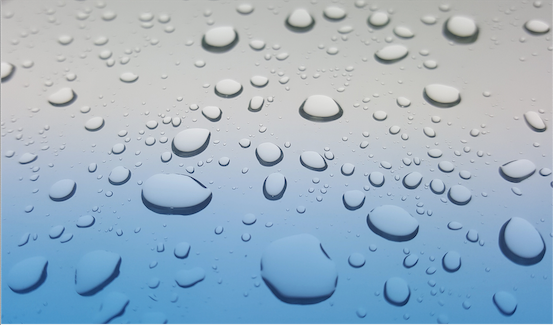
#> input picture Lab/Before_Applying_MaxFilter.png, 553 x 325 px, found by its file name
$ python 14_max_filt.py
#> lines starting #> are read from the running program, lines starting #| are printed output that depends on the picture
import cv2
import numpy as np

def max_filter(image, kernel_size=3):
    # Ensure the kernel size is odd
    if kernel_size % 2 == 0:
        raise ValueError("Kernel size must be an odd number")
    # Pad the image to handle border pixels
    pad_size = kernel_size // 2
    padded_image = cv2.copyMakeBorder(image, pad_size, pad_size, pad_size, pad_size, cv2.BORDER_REFLECT)
    # Apply maximum filtering
    result = np.zeros_like(image)
    for i in range(pad_size, padded_image.shape[0] - pad_size):
        for j in range(pad_size, padded_image.shape[1] - pad_size):
            neighborhood = padded_image[i-pad_size:i+pad_size+1, j-pad_size:j+pad_size+1]
            result[i-pad_size, j-pad_size] = np.max(neighborhood)
    return result.astype(np.uint8)

input_image = cv2.imread("./Lab/Before_Applying_MaxFilter.png", cv2.IMREAD_GRAYSCALE)
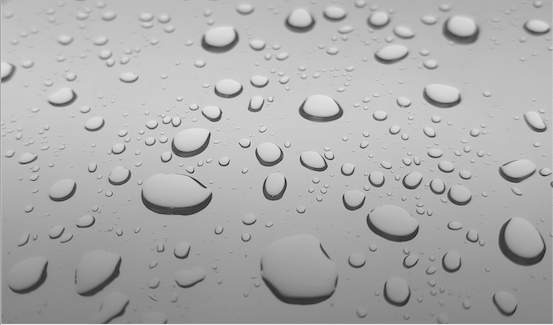
#> input_image: shape (325, 553); min 7, max 240, mean 173.2
# Apply maximum filtering with a 3x3 kernel
output_image = max_filter(input_image, kernel_size=3)
#> in max_filter, `padded_image = cv2.copyMakeBorder(image, pad_size, pad_size, pad_size,..`:
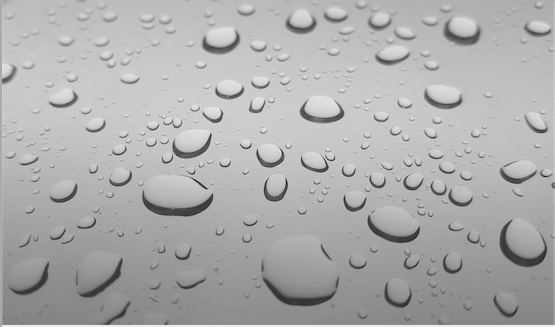
#> padded_image: shape (327, 555); min 7, max 240, mean 173.4
#> after the loop in max_filter, `for i in range(pad_size, padded_image.shape[0] - pad_size):`:
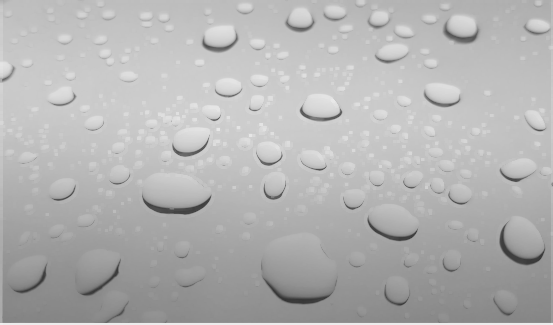
#> result: shape (325, 553); min 51, max 240, mean 179.2
# Display the results
both_image = np.hstack([input_image, output_image]);
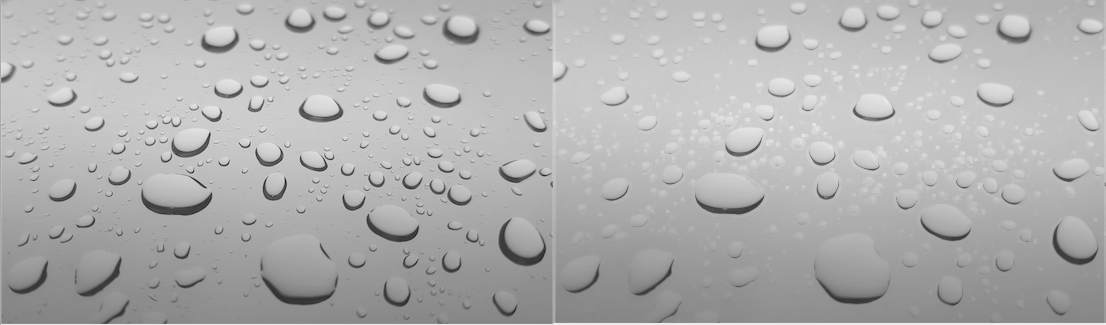
#> both_image: shape (325, 1106); min 7, max 240, mean 176.2
# cv2.imshow("Original Image", input_image)
# cv2.imshow("Maximum Filtered Image", output_image)
cv2.imshow('original and max filtered',both_image)
cv2.waitKey(0)
cv2.destroyAllWindows()

$ run again, with Lab/noisysalterpepper.png copied over Lab/Before_Applying_MaxFilter.png
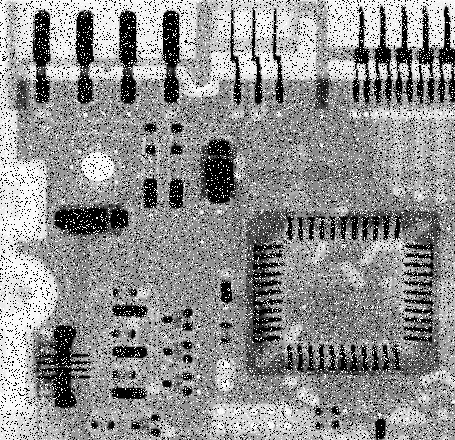
#> input picture Lab/noisysalterpepper.png, 455 x 440 px, found by its file name
#> input_image is the input picture: shape (440, 455); min 0, max 255, mean 144.1
#> after the loop in max_filter, `for i in range(pad_size, padded_image.shape[0] - pad_size):`:
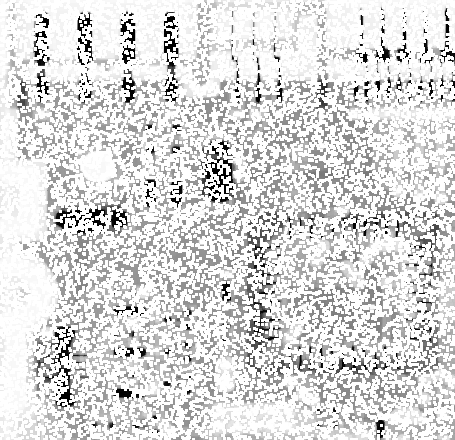
#> result: shape (440, 455); min 0, max 255, mean 219
#> `both_image = np.hstack([input_image, output_image]);`:
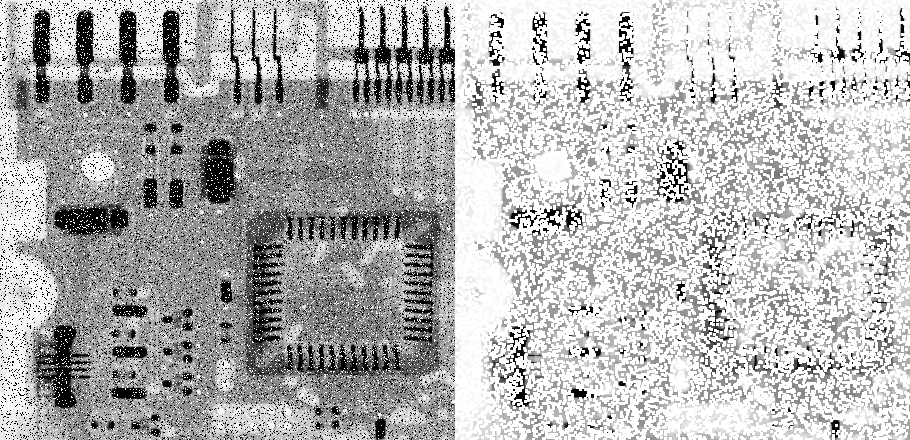
#> both_image: shape (440, 910); min 0, max 255, mean 181.6
